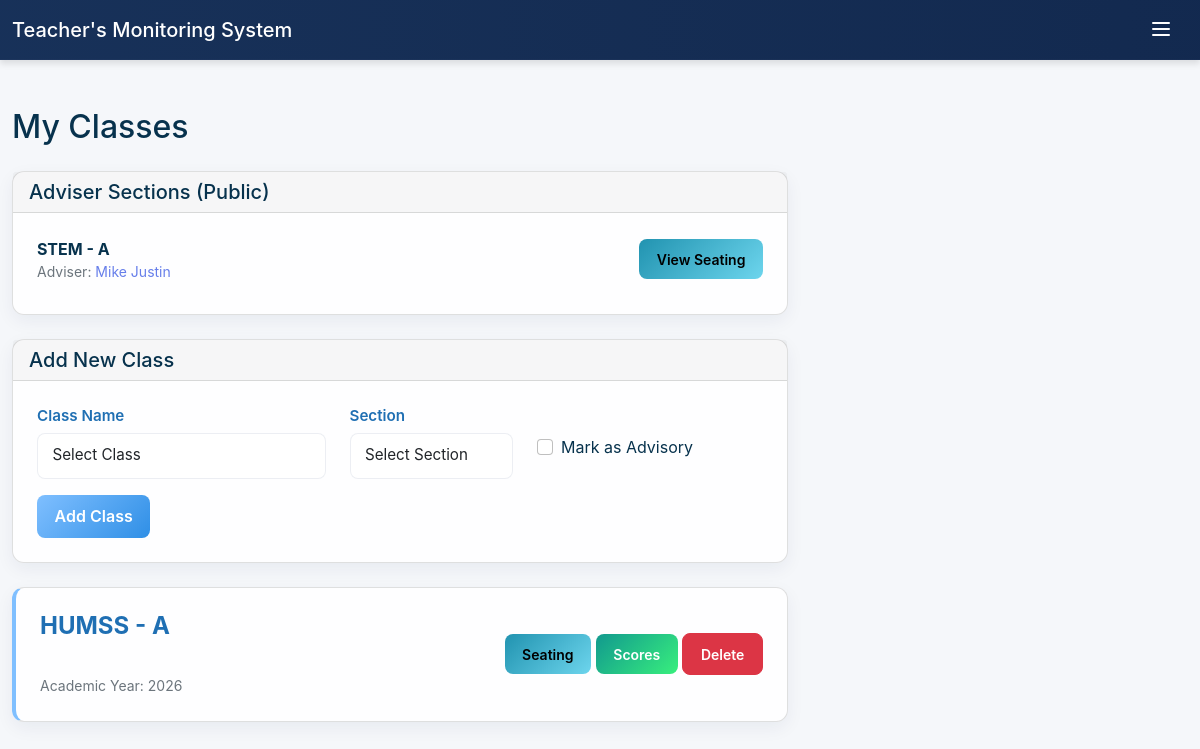
Screenshot of /dashboard.php (signed in) with the database file from the repository.
### tables this page shows
CREATE TABLE `classes` (
  `id` int(11) NOT NULL,
  `teacher_id` int(11) NOT NULL,
  `className` varchar(50) NOT NULL,
  `section` varchar(10) NOT NULL,
  `academic_year` varchar(20) DEFAULT NULL,
  `is_advisory` int(11) DEFAULT 0,
  `created_at` timestamp NOT NULL DEFAULT current_timestamp(),
  `adviser_id` int(11) DEFAULT NULL,
  `last_seating_update` timestamp NULL DEFAULT NULL
);

CREATE TABLE `teachers` (
  `id` int(11) NOT NULL,
  `fullName` varchar(100) NOT NULL,
  `username` varchar(20) NOT NULL,
  `password` varchar(255) NOT NULL,
  `created_at` timestamp NOT NULL DEFAULT current_timestamp(),
  `role` varchar(20) DEFAULT 'teacher',
  `status` varchar(20) DEFAULT 'pending',
  `email` varchar(255) DEFAULT NULL,
  `contacts` varchar(255) DEFAULT NULL,
  `first_name` varchar(255) DEFAULT NULL,
  `middle_name` varchar(255) DEFAULT NULL,
  `last_name` varchar(255) DEFAULT NULL,
  `subjects` text DEFAULT NULL
);

### dashboard.php (the view, shortened to what this page needs)
<?php
include 'database.php';
$teacher_id = $_SESSION['teacher_id'];
$stmt = $connection->prepare("SELECT * FROM classes WHERE teacher_id = ?");
$stmt->bind_param("i", $teacher_id);
$stmt->execute();
$classes_result = $stmt->get_result();
$classes = $classes_result->fetch_all(MYSQLI_ASSOC);
$public_stmt = $connection->prepare("SELECT c.*, t.fullName as adviser_name, t.id as adviser_user_id FROM classes c LEFT JOIN teachers t ON c.adviser_id = t.id WHERE c.adviser_id IS NOT NULL ORDER BY c.className, c.section");
$public_stmt->execute();
$public_res = $public_stmt->get_result();
$public_classes = $public_res->fetch_all(MYSQLI_ASSOC);
?>
<!DOCTYPE html>
<html lang="en">
<head>
    <link rel="stylesheet" href="https://cdn.jsdelivr.net/npm/bootstrap@5.1.3/dist/css/bootstrap.min.css">
    <link rel="stylesheet" href="assets/css/style.css">
</head>
<body>
    <nav class="navbar navbar-dark bg-dark">
        <div class="container-fluid">
            <span class="navbar-brand mb-0 h1">Teacher's Monitoring System</span>
            <div class="d-flex ms-auto align-items-center gap-2">
                <div class="dropdown">
                <button class="btn profile-menu-toggle" id="profileMenuBtn" data-bs-toggle="dropdown" aria-expanded="false">
                    <span class="menu-lines" aria-hidden="true"><span></span></span>
                </button>
            </div>
        </div>
    </nav>
    <div class="container-fluid mt-5">
        <div class="row">
            <div class="col-lg-8 dashboard-main">
                <h2 class="mb-4">My Classes</h2>
                <?php if (!empty($public_classes)): ?>
                    <div class="card mb-4">
                        <div class="card-header">
                            <h5 class="mb-0">Adviser Sections (Public)</h5>
                        </div>
                        <div class="card-body">
                            <?php foreach ($public_classes as $pc): ?>
                                <div class="d-flex justify-content-between align-items-center mb-2">
                                    <div>
                                        <strong><?php echo htmlspecialchars($pc['className'] . ' - ' . $pc['section']); ?></strong>
                                        <div class="small text-muted">Adviser: <a href="profile.php?id=<?php echo intval($pc['adviser_user_id']); ?>"><?php echo htmlspecialchars($pc['adviser_name']); ?></a></div>
                                    </div>
                                    <div>
                                        <button class="btn btn-sm btn-info view-seating" data-class-id="<?php echo intval($pc['id']); ?>">View Seating</button>
                                    </div>
                                </div>
                            <?php endforeach; ?>
                        </div>
                    </div>
                <?php endif; ?>
                <div class="card mb-4">
                    <div class="card-header">
                        <h5 class="mb-0">Add New Class</h5>
                    </div>
                    <div class="card-body">
                        <form id="addClassForm">
                            <div class="row">
                                <div class="col-md-5 mb-3">
                                    <label for="className" class="form-label">Class Name</label>
                                    <select class="form-select" id="className" name="className" required>
                                        <option value="">Select Class</option>
                                    </select>
                                </div>
                                <div class="col-md-3 mb-3">
                                    <label for="section" class="form-label">Section</label>
                                    <select class="form-select" id="section" name="section" required>
                                        <option value="">Select Section</option>
                                    </select>
                                </div>
                                <div class="col-md-4 mb-3">
                                    <label class="form-label">&nbsp;</label>
                                    <div class="form-check mt-2">
                                        <input class="form-check-input" type="checkbox" id="is_advisory" name="is_advisory">
                                        <label class="form-check-label" for="is_advisory">
                                            Mark as Advisory
                                        </label>
                                    </div>
                                </div>
                            </div>
                            <button type="submit" class="btn btn-primary">Add Class</button>
                        </form>
                    </div>
                </div>
                <div id="classesList">
                    <?php
                    $regular_classes = array_filter($classes, function($c) { return $c['is_advisory'] == 0; });
                    if (count($regular_classes) > 0):
                    ?>
                        <?php foreach ($regular_classes as $class): ?>
                            <div class="card mb-3 class-card" data-class-id="<?php echo $class['id']; ?>">
                                <div class="card-body">
                                    <div class="row align-items-center">
                                        <div class="col-md-7">
                                                            <h5 class="card-title"><?php echo htmlspecialchars($class['className']) . " - " . htmlspecialchars($class['section']); ?></h5>
                                                            <p class="card-text mb-0">
                                                                <br><small class="text-muted">Academic Year: <?php echo htmlspecialchars($class['academic_year']); ?></small>
                                                            </p>
                                        </div>
                                        <div class="col-md-5 text-end">
                                            <button class="btn btn-sm btn-info view-seating" data-class-id="<?php echo $class['id']; ?>">Seating</button>
                                            <button class="btn btn-sm btn-success view-scores" data-class-id="<?php echo $class['id']; ?>">Scores</button>
                                            <button class="btn btn-sm btn-danger delete-class" data-class-id="<?php echo $class['id']; ?>">Delete</button>
                                        </div>
                                    </div>
                                </div>
                            </div>
                        <?php endforeach; ?>
                    <?php else: ?>
                        <p class="alert alert-info">No regular classes added yet.</p>
                    <?php endif; ?>
                </div>
            </div>
            <div class="col-lg-4 dashboard-sidebar">
            </div>
        </div>
    </div>
</body>
</html>

### assets/css/style.css (style rules this page uses)
* { margin: 0; padding: 0; box-sizing: border-box; }
:root { --blue-50: #f3f9ff; --blue-100: #e6f2ff; --blue-200: #cfe9ff; --blue-400: #7fbfff; --blue-500: #4da9ff; --blue-600: #2f8fe6; --blue-700: #1f6fb3; --muted: #fbfdff; --glass-alpha: 0.88; }
body { font-family: 'Inter', -apple-system, system-ui, 'Segoe UI', Roboto, sans-serif; font-weight: 400; -webkit-font-smoothing: antialiased; -moz-osx-font-smoothing: grayscale; min-height: 100vh; position: relative; color: #07324d; background-color: #f5f7fa; }
html { -webkit-text-size-adjust: 100%; }
.profile-menu-toggle { background: transparent; border: none; color: #fff; padding: 0.35rem 0.6rem; border-radius: 8px; }
.menu-lines { display: inline-block; width: 18px; height: 14px; position: relative; }
.menu-lines::before, .menu-lines::after, .menu-lines span { content: ''; position: absolute; left: 0; right: 0; height: 2px; background: #fff; border-radius: 2px; }
.menu-lines::before { top: 0; }
.menu-lines span { top: 6px; }
.menu-lines::after { bottom: 0; }
.card { border-radius: 12px; box-shadow: 0 6px 18px rgba(15, 38, 80, 0.06); transition: transform 0.18s, box-shadow 0.18s, background 0.2s; background: rgba(255,255,255,var(--glass-alpha)); }
.card-body { padding: 1.5rem; }
.form-control, .form-select { transition: border-color 0.25s ease, box-shadow 0.25s ease, background-color 0.2s ease; }
.card, .advisory-classes-section, .dashboard-main > h2 { animation: fadeUp 420ms ease both; }
.navbar { animation: fadeUp 360ms ease both; }
.btn { transition: transform 0.18s ease, box-shadow 0.18s ease, background 0.18s ease; }
.card .card-title { font-size: 1.5rem; font-weight: 700; color: var(--blue-700); }
.card .text-muted.small { color: #6c757d; }
.form-label { font-weight: 600; color: var(--blue-700); margin-bottom: 0.35rem; display: block; font-size: 0.95rem; }
.form-control, .form-select { border-radius: 8px; border: 1px solid rgba(15,40,100,0.08); padding: 0.65rem 0.9rem; transition: border-color 0.2s, box-shadow 0.2s; font-size: 0.95rem; background: rgba(255,255,255,0.9); }
.btn { border-radius: 8px; padding: 0.6rem 1.1rem; font-weight: 600; transition: transform 0.15s, box-shadow 0.15s; }
.btn-primary { background: linear-gradient(135deg, var(--blue-400) 0%, var(--blue-600) 100%); border: none; color: #fff; }
.btn-success { background: linear-gradient(135deg, #11998e 0%, #38ef7d 100%); border: none; }
.btn-info { background: linear-gradient(135deg, #2193b0 0%, #6dd5ed 100%); border: none; }
a { color: #667eea; text-decoration: none; transition: color 0.3s; }
.navbar { box-shadow: 0 4px 6px rgba(0, 0, 0, 0.1); }
.navbar-dark { background: linear-gradient(90deg, rgba(11,38,80,0.95), rgba(6,30,70,0.95)) !important; border-bottom: 1px solid rgba(255,255,255,0.02); }
.dashboard-main { flex: 1; min-width: 0; }
.dashboard-sidebar { flex: 0 0 400px; max-height: calc(100vh - 200px); overflow-y: auto; }
.class-card { border-left: 4px solid var(--blue-400); }

### rows the page displays
classes: className+section "STEM - A", teacher.fullName "Mike Justin"
classes: className "HUMSS", section "A", academic_year "2026"
